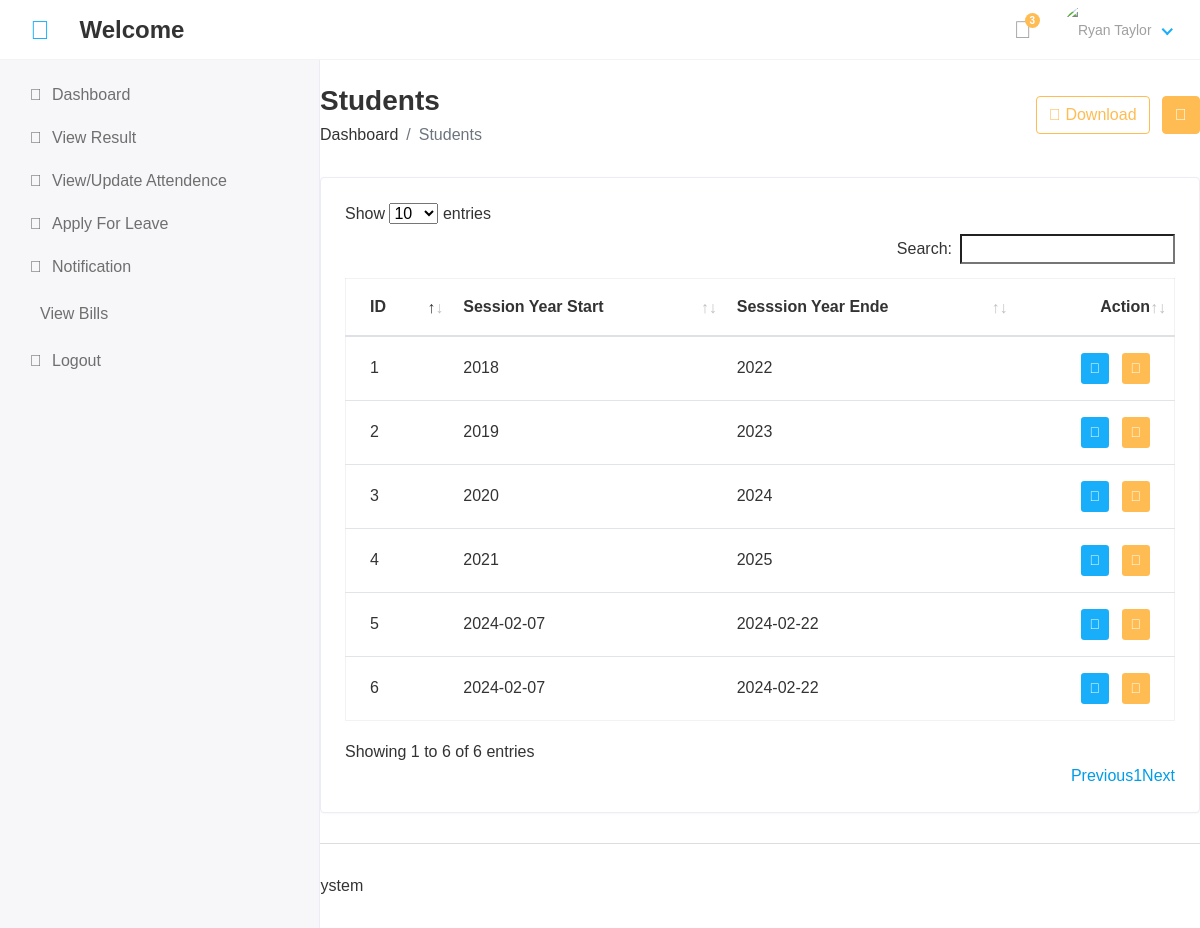
Page /hod/view/session on the earlier database version.
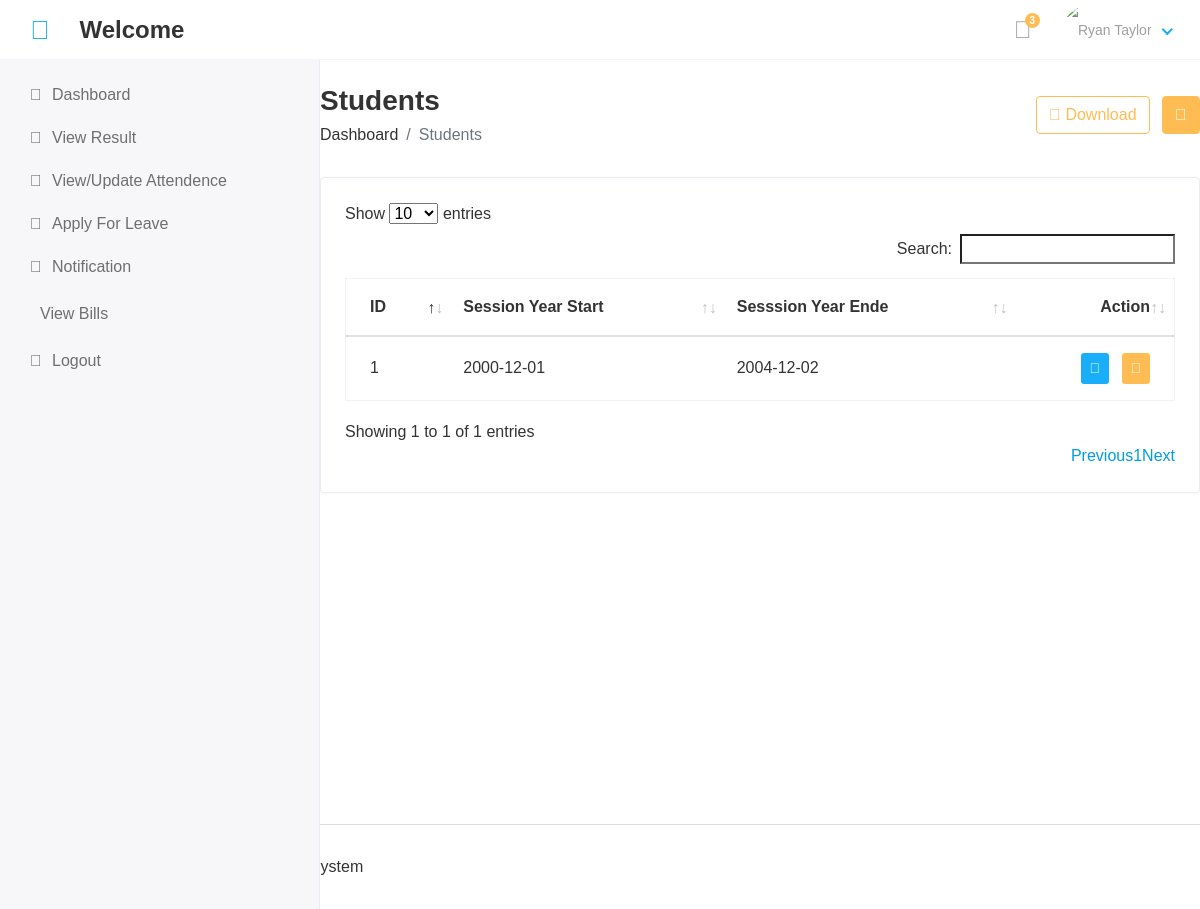
Same page on the later database version.
### app/models.py (models this page shows, shortened)
class Session(models.Model):
    session_start=models.CharField(max_length=50)
    session_end=models.CharField(max_length=50)

### cozy_cup/Hod_views.py (the view)
# urls.py: path('hod/view/session',Hod_views.View_session,name='View_session'),
def View_session(request):
    session = Session.objects.all()
    context = {
        'session': session
    }
    return render(request, 'Hod/view_session.html', context)

### templates/Hod/view_session.html
{% extends "base.html" %}
{% block content %}
    <div class="page-header">
       <div class="row align-items-center">
          <div class="col">
             <h3 class="page-title">Students</h3>
             <ul class="breadcrumb">
                <li class="breadcrumb-item"><a href="index.html">Dashboard</a></li>
                <li class="breadcrumb-item active">Students</li>
             </ul>
          </div>
          <div class="col-auto text-right float-right ml-auto">
             <a href="#" class="btn btn-outline-primary mr-2"><i class="fas fa-download"></i> Download</a>
             <a href="add-student.html" class="btn btn-primary"><i class="fas fa-plus"></i></a>
          </div>
       </div>
    </div>
    <div class="row">
       <div class="col-sm-12">
          <div class="card card-table">
             <div class="card-body">
                <div class="table-responsive">
                   <table id="table_id" class="table table-hover table-center mb-0 ">
                      <thead>
                         <tr>
                            <th>ID</th>
                            <th>Session Year Start</th>
                            <th>Sesssion Year Ende</th>
                            <th class="text-right">Action</th>
                         </tr>
                      </thead>
                      <tbody>
                        {%for i in session %}
                         <tr>
                            <td>{{i.id}}</td>
                            <td>{{i.session_start}}</td>
                            <td>{{i.session_end}}</td>
                            <td class="text-right">
                               <div class="actions">
                                  <a href="{% url 'Edit_session' i.id %}" class="btn btn-sm bg-success-light mr-2">
                                  <i class="fas fa-pen"></i>
                                  </a>
                                  <a href="{% url 'Delete_subject' i.id %}" class="btn btn-sm bg-danger-light">
                                  <i class="fas fa-trash"></i>
                                  </a>
                               </div>
                            </td>
                         </tr>
                         {%endfor%}
                      </tbody>
                   </table>
                </div>
             </div>
          </div>
       </div>
    </div>
 </div>
{% endblock content %}

Differences in the rows shown:
removed Session: id "2", session_start "2019", session_end "2023"
removed Session: id "3", session_start "2020", session_end "2024"
removed Session: id "4", session_start "2021", session_end "2025"
removed Session: id "5", session_start "2024-02-07", session_end "2024-02-22"
removed Session: id "6", session_start "2024-02-07", session_end "2024-02-22"
changed Session id 1: session_start "2018" → "2000-12-01"; session_end "2022" → "2004-12-02"
Other differences:
text written by a page script: "Show entries Search: Showing 1 to 6 of 6 entries Previous 1 Next" → "Show entries Search: Showing 1 to 1 of 1 entries Previous 1 Next"
